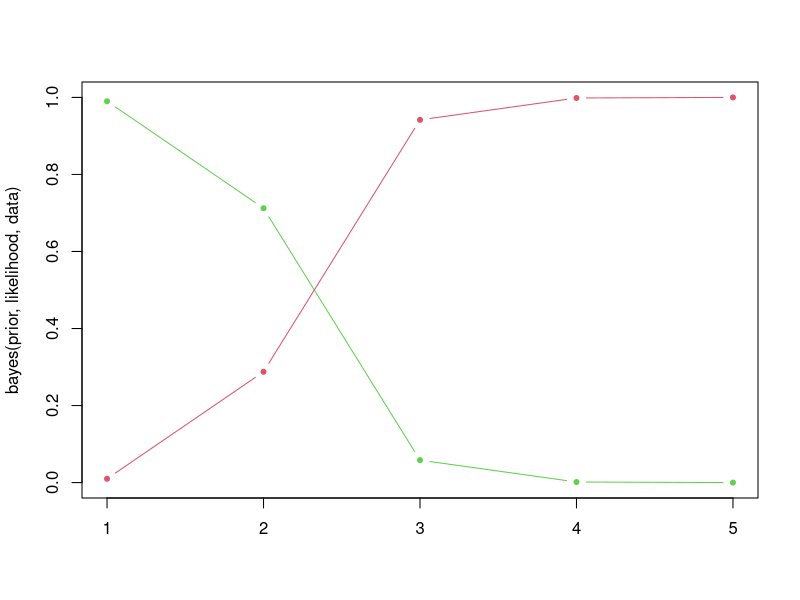
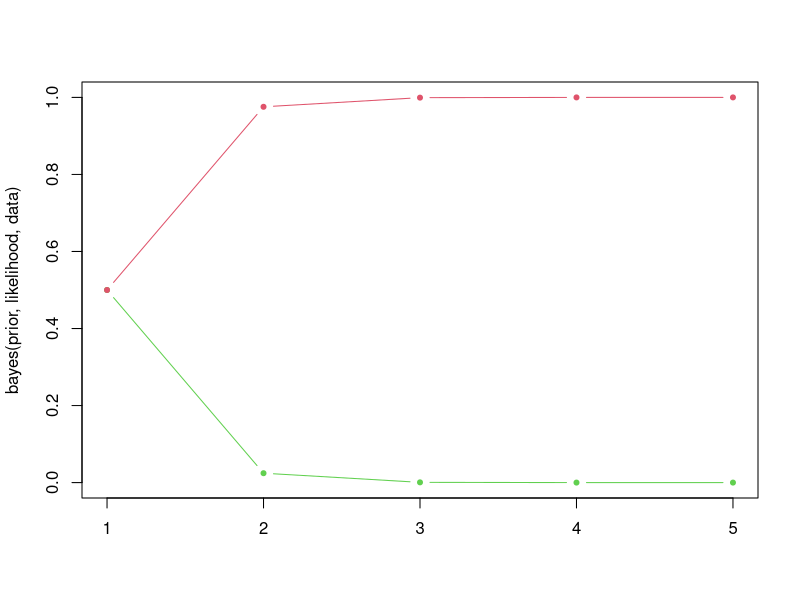
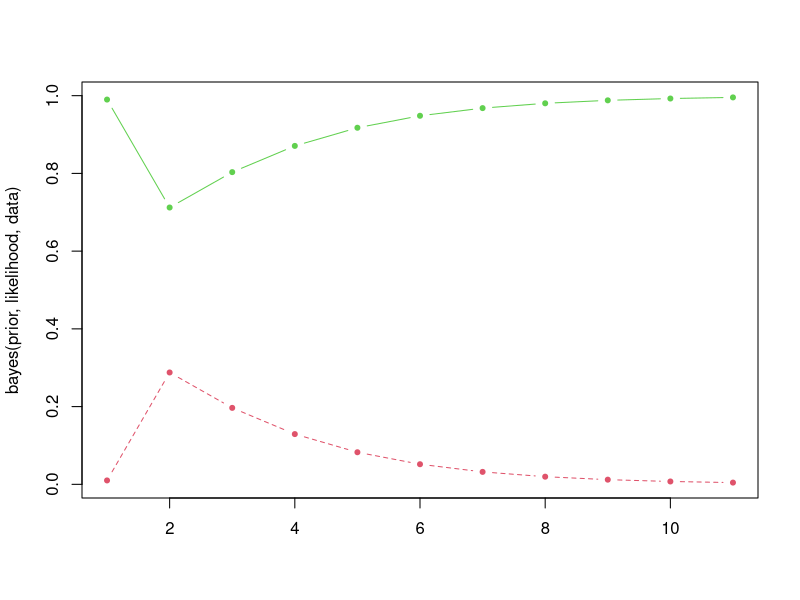

These figures' R source, in order:
## ---- chunk 1
# 设置代码块选项
knitr::opts_chunk$set(echo = TRUE)
## ---- chunk 2
#| label: prior 
#| fig-cap: "test-prior"

prior <- c(working=0.99, broken=0.01) 
likelihood <- rbind( 
    working = c(good = 0.99, bad = 0.01),broken = c(good = 0.6, bad = 0.4) 
) 
data <- c("bad", "bad", "bad", "bad") 
## ---- chunk 3
bayes <-function(prior, likelihood, data)
{
posterior <-matrix(0, nrow =length(data), ncol =length(prior))
dimnames(posterior) <-list(data, names(prior))
initial_prior <-prior
for (i in 1:length(data))
{
posterior[i, ] <-
prior *likelihood[, data[i]]/
sum(prior *likelihood[, data[i]])
prior <-posterior[i, ]
}
return(rbind(initial_prior, posterior))
}
## ---- chunk 4
matplot(bayes(prior, likelihood, data), t ='b', 
        lty =1, pch =20,
        col =c(3, 2))
## ---- chunk 5
prior <- c(working = 0.5, broken = 0.5)
matplot(bayes(prior, likelihood, data), t ='b', 
        lty =1, pch =20,
        col =c(3, 2))
## ---- chunk 6
prior =c(working =0.99, broken =0.01)
data =c("bad", "good", "good", "good", "good", "good", "good","good", "good", "good")
matplot(bayes(prior, likelihood, data), t ='b', pch =20, col =c(3, 2))
